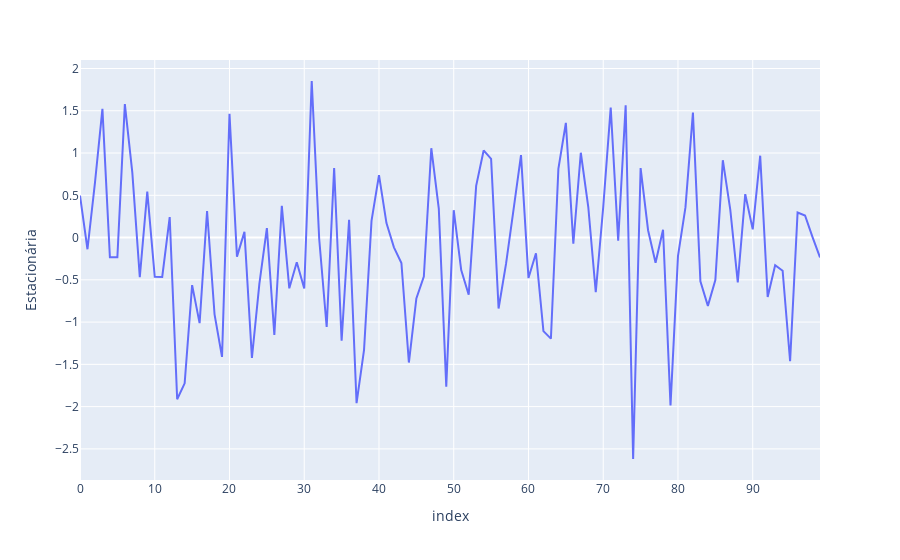

Here is the notebook cell this chart was saved with:
### Code cell
px.line(df, df.index, 'Estacionária')

### Figure 1 — Plotly figure (JSON) as saved in the notebook; plotly's stock layout.template omitted (floating-point values rounded to 4 significant figures)
{"data": [{"hovertemplate": "index=%{x}<br>Estacionária=%{y}<extra></extra>", "legendgroup": "", "line": {"color": "#636efa", "dash": "solid"}, "marker": {"symbol": "circle"}, "mode": "lines", "name": "", "orientation": "v", "showlegend": false, "type": "scatter", "x": [0, 1, 2, 3, 4, 5, 6, 7, 8, 9, 10, 11, 12, 13, 14, 15, 16, 17, 18, 19, 20, 21, 22, 23, 24, 25, 26, 27, 28, 29, 30, 31, 32, 33, 34, 35, 36, 37, 38, 39, 40, 41, 42, 43, 44, 45, 46, 47, 48, 49, 50, 51, 52, 53, 54, 55, 56, 57, 58, 59, 60, 61, 62, 63, 64, 65, 66, 67, 68, 69, 70, 71, 72, 73, 74, 75, 76, 77, 78, 79, 80, 81, 82, 83, 84, 85, 86, 87, 88, 89, 90, 91, 92, 93, 94, 95, 96, 97, 98, 99], "xaxis": "x", "y": [0.4967, -0.1383, 0.6477, 1.523, -0.2342, -0.2341, 1.579, 0.7674, -0.4695, 0.5426, -0.4634, -0.4657, 0.242, -1.913, -1.725, -0.5623, -1.013, 0.3142, -0.908, -1.412, 1.466, -0.2258, 0.06753, -1.425, -0.5444, 0.1109, -1.151, 0.3757, -0.6006, -0.2917, -0.6017, 1.852, -0.0135, -1.058, 0.8225, -1.221, 0.2089, -1.96, -1.328, 0.1969, 0.7385, 0.1714, -0.1156, -0.3011, -1.479, -0.7198, -0.4606, 1.057, 0.3436, -1.763, 0.3241, -0.3851, -0.6769, 0.6117, 1.031, 0.9313, -0.8392, -0.3092, 0.3313, 0.9755, -0.4792, -0.1857, -1.106, -1.196, 0.8125, 1.356, -0.07201, 1.004, 0.3616, -0.6451, 0.3614, 1.538, -0.03583, 1.565, -2.62, 0.8219, 0.08705, -0.299, 0.09176, -1.988, -0.2197, 0.3571, 1.478, -0.5183, -0.8085, -0.5018, 0.9154, 0.3288, -0.5298, 0.5133, 0.09708, 0.9686, -0.7021, -0.3277, -0.3921, -1.464, 0.2961, 0.2611, 0.005113, -0.2346], "yaxis": "y"}], "layout": {"legend": {"tracegroupgap": 0}, "margin": {"t": 60}, "xaxis": {"anchor": "y", "domain": [0, 1], "title": {"text": "index"}}, "yaxis": {"anchor": "x", "domain": [0, 1], "title": {"text": "Estacionária"}}}}
